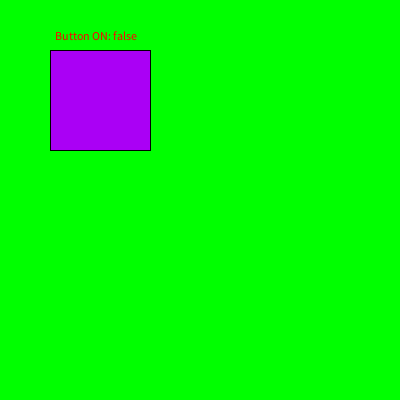
Frame 1 (no input)
Frame 60 (the mouse pressed at the canvas centre just before this capture): identical to frame 1, image omitted
Frame 120 (the mouse held since frame 60 and released just before this capture): identical to frame 1, image omitted

The Processing sketch that drew this single still picture (run headless with seeded random() and noise(); from frame 60 on, the mouse is pressed at the canvas centre):

// Processing sketch: sketch_1st_Button
// ── sketch_1st_Button.pde


boolean button = false;
int x = 50;
int y = 50;
int w = 100;
int h = 100;

void setup() {
  size(400,400);
}

void draw() {
  background(0,255,0);
  if(button){
    fill(255,0,0);
    text("Button ON: " + str(button),55,40);
    fill(0);
    rect(x,y,w,h);
  } else if (!button) {
    fill(255,0,0);
    text("Button ON: " + str(button),55,40);
    fill(#AA00F5);
    rect(x,y,w,h);
  }
}

void mousePressed() {
  if(mouseX>x && mouseX<x+w && mouseY>y && mouseY<y+h) {
  button = !button; 
  }
}
